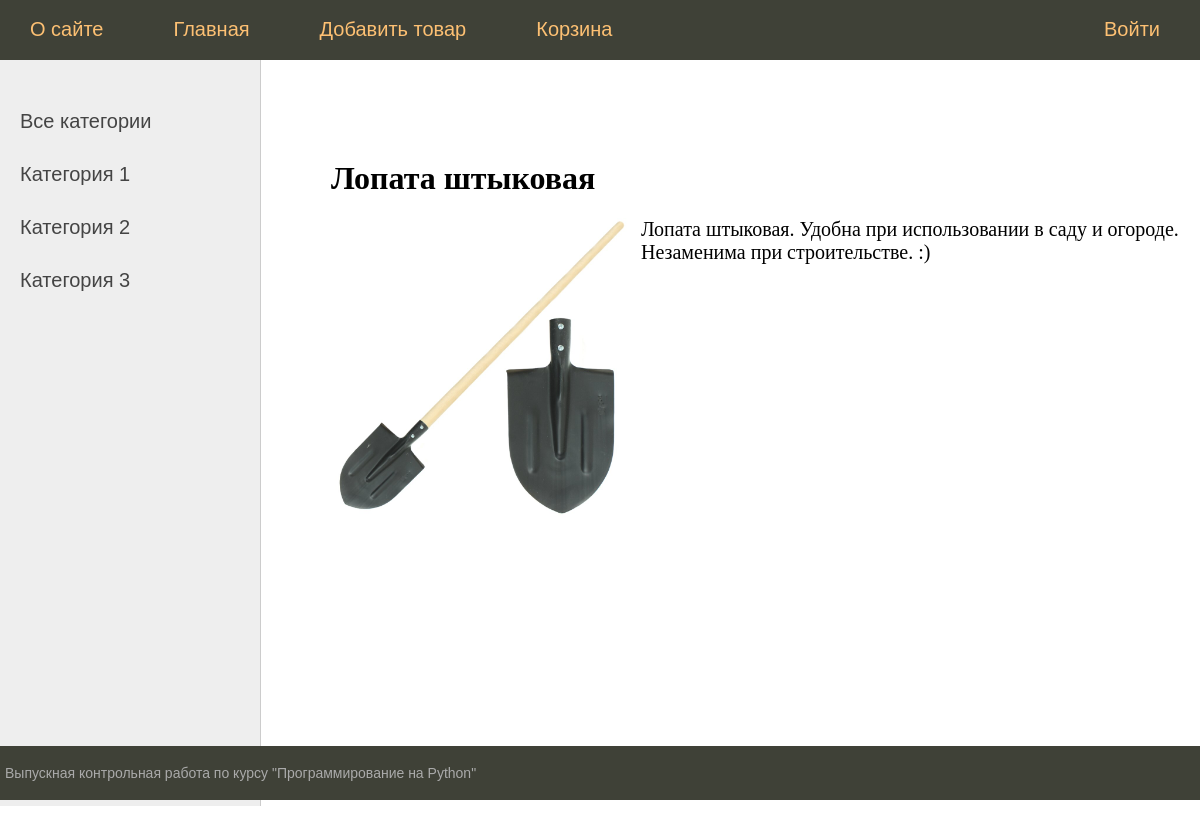
The app's page /product/lopata1/ with its own data.
### shop/models.py (models this page shows, shortened)
class Сategories(models.Model):  # БД Категории
    name = models.CharField(max_length=200, db_index=True, verbose_name='Название')  # Название категории
    slug = models.SlugField(max_length=200, db_index=True, unique=True, verbose_name='URL')  # URL-адрес
    class Meta:
        verbose_name = 'Категория'
        verbose_name_plural = 'Категории'
        ordering = ['name']  # сортировка по полям
    def get_absolute_url(self):  # формирование маршрута с идентификатором
        return reverse('category', kwargs={'cat_id': self.pk})

class Products(models.Model):  # БД Товары
    name = models.CharField(max_length=255, verbose_name='Наименование')  # название товара
    category = models.ForeignKey('Сategories', on_delete=models.PROTECT, verbose_name='Категория')  # категория товара (запрещено удаление)
    slug = models.SlugField(max_length=200, db_index=True, unique=True, verbose_name='URL')  # url-адрес
    price = models.DecimalField(max_digits=10, decimal_places=2, verbose_name='Цена')  # стоимость
    description = models.TextField(blank=True, verbose_name='Описание')  # описание товара
    rating = models.FloatField(null=True, verbose_name='Рейтинг')  # рейтинг товара по отзывам
    image = models.ImageField(upload_to='products/%Y/%m/%d', blank=True)
    count = models.PositiveIntegerField(verbose_name='Количество')  # количество товара на складе (в наличии)
    seller = models.ForeignKey('Sellers', on_delete=models.CASCADE, verbose_name='Продавец')  # продавец этого товара
    time_create = models.DateTimeField(auto_now_add=True, verbose_name='Дата создания')  # время создания товара
    time_update = models.DateTimeField(auto_now=True)  # время внесения изменений в товар
    class Meta:
        verbose_name = 'Товар'
        verbose_name_plural = 'Товары'
        ordering = ['name', 'category']  # сортировка по полям

### shop/views.py (the view)
# urls.py: path('product/<slug:prod_slug>/', show_prod, name='product'),
def show_prod(request, prod_slug):
    prod = get_object_or_404(Products, slug=prod_slug)
    categories = Сategories.objects.all()
    context = {
        'product': prod,  # товар
        'cats': categories,  # категория товара
        'menu': menu,  # меню
        'title': prod.name,
        'cat_selected': prod.category,
    }
    return render(request, 'shop/product.html', context=context)

### shop/templates/shop/product.html
{% extends 'shop/base.html' %}
{% block content %}
    <h1>{{product.name}}</h1>
    {% if product.image %}
        <p><img class="img-article-left" src="{{product.image.url}}"></p>
    {% endif %}
    {{product.description}}
{% endblock %}

### shop/templates/shop/base.html (shortened to what this page needs)
{% load static %}
<!DOCTYPE html>
<head>
	<link type="text/css" href="{% static 'shop/css/styles.css' %}" rel="stylesheet" />
</head>
<body>
<table class="table-page" border=0 cellpadding="0" cellspacing="0">
<tr>
	<td valign=top>
    {% block mainmenu %}
    <div class="header">
	    <ul id="mainmenu" class="mainmenu">
            {% for m in menu %}
	            {% if not forloop.last %}
		        	<li><a href="{% url m.url_name %}">{{m.title}}</a></li>
	            {% else %}
		        	<li class="last"><a href="{% url m.url_name %}">{{m.title}}</a></li>
	            {% endif %}
            {% endfor %}
		</ul>
    </div>
    {% endblock mainmenu %}
<table class="table-content" border=0 cellpadding="0" cellspacing="0">
<tr>
	<td valign="top" class="left-chapters">
	<ul id="leftchapters">
		{% if cat_selected == 0 %}
		    <li class="selected">Все категории</li>
        {% else %}
		    <li><a href="{% url 'home' %}">Все категории</a></li>
        {% endif %}
        {% for c in cats %}
	        {% if c.pk == cat_selected %}
		         <li class="selected">{{c.name}}</li>
	        {% else %}
		        <li><a href="{{ c.get_absolute_url }}">{{c.name}}</a></li>
	        {% endif %}
		{% endfor %}
	</ul>
    </td>
<td valign="top" class="content">
	<div class="content-text">
{% block content %}
{% endblock %}
	</div>
</td></tr></table>
</td></tr>
<tr><td valign=top>
	<div id="footer">
		<p>Выпускная контрольная работа по курсу "Программирование на Python"</p>
	</div>
</td></tr></table>
</body>
</html>

### shop/static/shop/css/styles.css (style rules this page uses)
html, body { font-family: 'Arial'; margin: 0; padding: 0; height: 100%; width: 100%; color: #444; }
a { color: #0059b2; text-decoration: none; }
img { max-width: 600px; height: auto; }
img.img-article-left { max-width: 300px; height: auto; float: left; padding: 0 10px 10px 0; }
.table-page { width: 100%; height: 100%; vertical-align: top; }
.table-page tr { height: 100%; }
.header { background: #3F4137; height: 60px; }
ul.mainmenu { list-style: none; margin: 0; padding: 0; height: 60px; color: #fdc073; font-size: 20px; overflow: hidden; }
ul.mainmenu li { float: left; margin: 18px 40px 0 30px; }
ul.mainmenu li.last { float: right; }
ul.mainmenu li a { color: #fdc073; text-decoration: none; }
.table-content { width: 100%; min-height: 100%; height: 100%; }
.left-chapters { margin: 0; background: #eee; border-right: 1px solid #ccc; min-height: 100%; }
.left-chapters ul { width: 230px; min-height: 100%; margin: 0; padding: 20px 10px 10px 20px; list-style: none; font-size: 20px; }
.left-chapters ul li { margin: 30px 0 0 0; color: #999; }
.left-chapters ul li a { color: #444; text-decoration: none; }
.content { padding: 40px 20px 20px 40px; width: 100%; box-sizing: border-box; }
.content-text { margin: 60px 0 0 30px; color: #000; font-size: 20px; font-family: Yandex Sans Display Light; }
.content-text h1 { font-size: 32px; }
#footer { box-sizing: border-box; background: #3F4137; padding: 5px; color: #aaa; font-size: 14px; font-family: Verdana, Geneva, Arial, Helvetica; text-align: left; overflow: hidden; }

### records on screen
Сategories: name "Категория 1"
Сategories: name "Категория 2"
Сategories: name "Категория 3"
Products: name "Лопата штыковая", image (picture), description "Лопата штыковая. Удобна при использовании в саду и огороде. Незаменима при строительстве. :)"

### other values on screen
{{ m.title }} "О сайте" "Главная" "Добавить товар" "Корзина"
{{ m.title }} "Войти"
